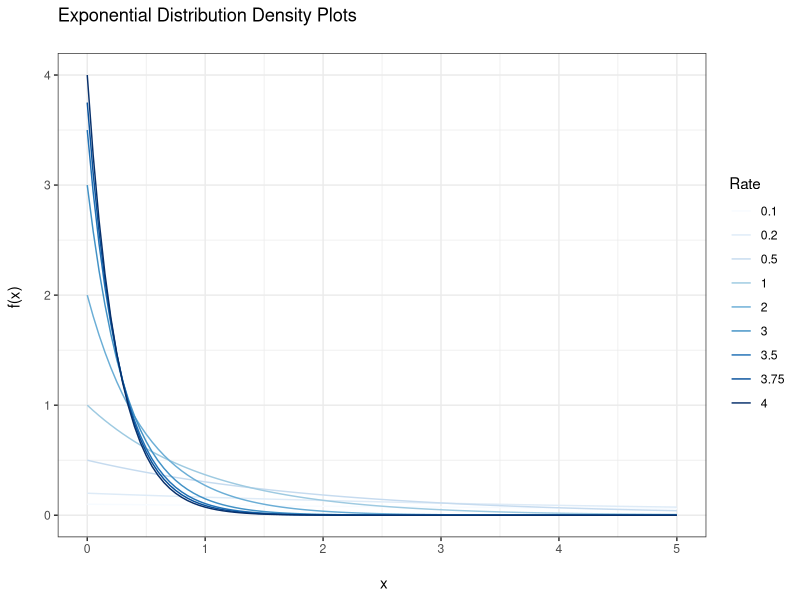
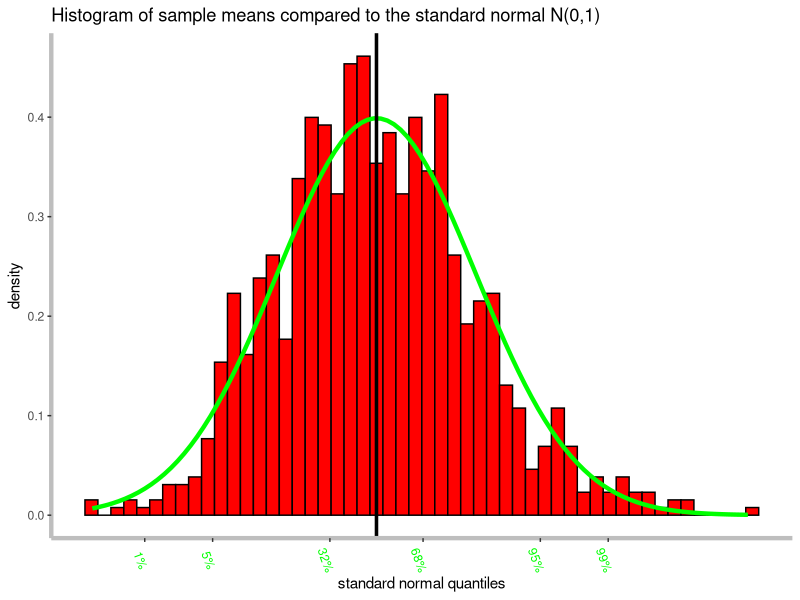

Source code (R) for these figures, in order:
## ---- chunk 1
# Set the global options to remove hashes from the outputs
knitr::opts_chunk$set(comment = '')
options(scipen = 999)
## ---- chunk 2
library(ggplot2)
library(RColorBrewer)
x_lower <- 0
x_upper <- 5
max_height2 <- max(
  dexp(x_lower:x_upper, rate = 0.1,log = FALSE),
  dexp(x_lower:x_upper, rate = 0.2,log = FALSE),
  dexp(x_lower:x_upper, rate = 0.5,log = FALSE),
  dexp(x_lower:x_upper,rate = 1,log = FALSE),
  dexp(x_lower:x_upper,rate = 2,log = FALSE),
  dexp(x_lower:x_upper,rate = 3,log = FALSE),
  dexp(x_lower:x_upper,rate = 3.5,log = FALSE),
  dexp(x_lower:x_upper,rate = 3.75,log = FALSE),
  dexp(x_lower:x_upper, rate = 4, log = FALSE)
  )
ggplot(data.frame(x = c(x_lower, x_upper)), aes(x = x)) + xlim(x_lower, x_upper) + 
     ylim(0, max_height2) +
  stat_function(fun = dexp, args = list(rate = 0.1), aes(colour = "0.1"))   +
  stat_function(fun = dexp, args = list(rate = 0.2), aes(colour = "0.2"))   +
  stat_function(fun = dexp, args = list(rate = 0.5), aes(colour = "0.5"))   + 
  stat_function(fun = dexp, args = list(rate = 1), aes(colour = "1"))       + 
  stat_function(fun = dexp, args = list(rate = 2), aes(colour = "2"))       + 
  stat_function(fun = dexp, args = list(rate = 3), aes(colour = "3"))       + 
  stat_function(fun = dexp, args = list(rate = 3.5),aes(colour = "3.5"))    +
  stat_function(fun = dexp, args = list(rate = 3.75), aes(colour = "3.75")) +
  stat_function(fun = dexp, args = list(rate = 4), aes(colour = "4"))       +
  scale_color_manual("Rate", values =brewer.pal(9,"Blues"))  +
  labs(x = "\n x", y = "f(x) \n", 
        title = "Exponential Distribution Density Plots \n") + 
  theme(plot.title = element_text(hjust = 0.5),
        legend.title = element_text(face="bold", size = 10),
        legend.position = "right") + 
  theme_bw()
## ---- chunk 3
#insert lambda and number of observations
lambda <- 0.2
n <- 40
# indexes of samples, number of simulations
nosim <- 1:1000
# generate 1000 samples of 40 observations
samples <- matrix(rexp(n*1000,lambda),1000,40)
# create the data frame to gather samples' means
means <- data.frame(x = nosim,y = apply(samples,1,mean))
## ---- chunk 4
mean(means[,2])
## ---- chunk 5
v <- sum(apply(samples,1,function(x){sum(x-mean(means[,2]))^2/(n-1)}))/1000
sqrt(v)
## ---- chunk 6
g <- ggplot(data = data.frame(x = (means[,2] - 5)/(5/sqrt(40))),aes(x = x))
g <- g + geom_histogram(aes(y = after_stat(density)),colour = "black",fill = "red",
                        binwidth = diff(range(means[,2]))/40)
g <- g + stat_function(fun = dnorm,args = list(mean = 0,sd = 1),color = "green",linewidth = 1.5)
g <- g + geom_vline(xintercept = 0,linewidth = 1.2) + 
  theme(axis.line = element_line(colour = "grey", 
                      linewidth = 1.5, linetype = "solid"),panel.grid = element_blank(),
        panel.background = element_rect(fill = "white"),
        axis.text.x = element_text(color = "green",angle = -70)) + 
  labs(title = paste("Histogram of sample means compared to the standard normal N(0,1)")) 
g <- g + xlab("standard normal quantiles") + scale_x_continuous(
  breaks=c(qnorm(.01),qnorm(.05),
           qnorm(.32),qnorm(.68),
           qnorm(.95),qnorm(.99)),
        label=c("1%","5%","32%","68%","95%","99%"))
g
